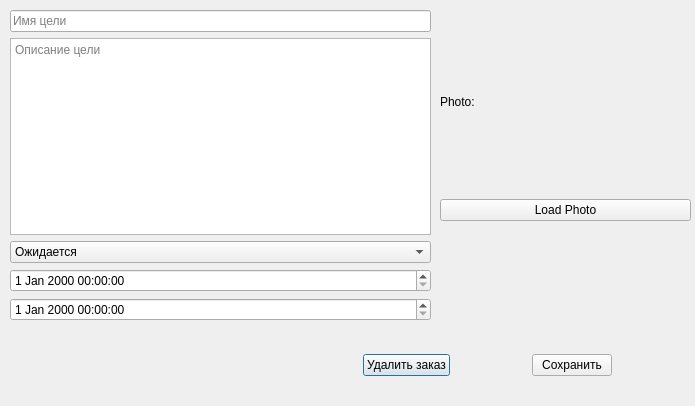
<?xml version="1.0" encoding="UTF-8"?>
<ui version="4.0">
 <class>EditOrderDialog</class>
 <widget class="QDialog" name="EditOrderDialog">
  <property name="geometry">
   <rect>
    <x>0</x>
    <y>0</y>
    <width>695</width>
    <height>406</height>
   </rect>
  </property>
  <property name="windowTitle">
   <string>Edit Order</string>
  </property>
  <widget class="QWidget" name="verticalLayoutWidget">
   <property name="geometry">
    <rect>
     <x>10</x>
     <y>10</y>
     <width>421</width>
     <height>311</height>
    </rect>
   </property>
   <layout class="QVBoxLayout" name="verticalLayout">
    <item>
     <layout class="QHBoxLayout" name="horizontalLayout"/>
    </item>
    <item>
     <layout class="QHBoxLayout" name="horizontalLayout_3"/>
    </item>
    <item>
     <layout class="QVBoxLayout" name="verticalLayout_4"/>
    </item>
    <item>
     <widget class="QLineEdit" name="nameEdit">
      <property name="placeholderText">
       <string>Имя цели</string>
      </property>
     </widget>
    </item>
    <item>
     <widget class="QTextEdit" name="descriptionEdit">
      <property name="placeholderText">
       <string>Описание цели</string>
      </property>
     </widget>
    </item>
    <item>
     <layout class="QVBoxLayout" name="verticalLayout_3"/>
    </item>
    <item>
     <widget class="QComboBox" name="statusComboBox">
      <item>
       <property name="text">
        <string>Ожидается</string>
       </property>
      </item>
      <item>
       <property name="text">
        <string>В процессе</string>
       </property>
      </item>
      <item>
       <property name="text">
        <string>Завершено</string>
       </property>
      </item>
      <item>
       <property name="text">
        <string>Просрочено</string>
       </property>
      </item>
     </widget>
    </item>
    <item>
     <widget class="QDateTimeEdit" name="startDateEdit">
      <property name="dateTime">
       <datetime>
        <hour>0</hour>
        <minute>0</minute>
        <second>0</second>
        <year>2000</year>
        <month>1</month>
        <day>1</day>
       </datetime>
      </property>
     </widget>
    </item>
    <item>
     <widget class="QDateTimeEdit" name="endDateEdit">
      <property name="dateTime">
       <datetime>
        <hour>0</hour>
        <minute>0</minute>
        <second>0</second>
        <year>2000</year>
        <month>1</month>
        <day>1</day>
       </datetime>
      </property>
     </widget>
    </item>
   </layout>
  </widget>
  <widget class="QWidget" name="horizontalLayoutWidget">
   <property name="geometry">
    <rect>
     <x>287</x>
     <y>330</y>
     <width>401</width>
     <height>71</height>
    </rect>
   </property>
   <layout class="QHBoxLayout" name="horizontalLayout_2">
    <item>
     <widget class="QPushButton" name="deleteButton">
      <property name="sizePolicy">
       <sizepolicy hsizetype="Fixed" vsizetype="Fixed">
        <horstretch>0</horstretch>
        <verstretch>0</verstretch>
       </sizepolicy>
      </property>
      <property name="text">
       <string>Удалить заказ</string>
      </property>
     </widget>
    </item>
    <item>
     <widget class="QPushButton" name="saveButton">
      <property name="sizePolicy">
       <sizepolicy hsizetype="Fixed" vsizetype="Fixed">
        <horstretch>0</horstretch>
        <verstretch>0</verstretch>
       </sizepolicy>
      </property>
      <property name="text">
       <string>Сохранить</string>
      </property>
     </widget>
    </item>
   </layout>
  </widget>
  <widget class="QWidget" name="verticalLayoutWidget_2">
   <property name="geometry">
    <rect>
     <x>440</x>
     <y>10</y>
     <width>251</width>
     <height>211</height>
    </rect>
   </property>
   <layout class="QVBoxLayout" name="verticalLayout_2">
    <item>
     <widget class="QLabel" name="photoLabel">
      <property name="text">
       <string>Photo:</string>
      </property>
     </widget>
    </item>
    <item>
     <widget class="QPushButton" name="loadPhotoButton">
      <property name="text">
       <string>Load Photo</string>
      </property>
     </widget>
    </item>
   </layout>
  </widget>
 </widget>
 <resources/>
 <connections/>
</ui>
